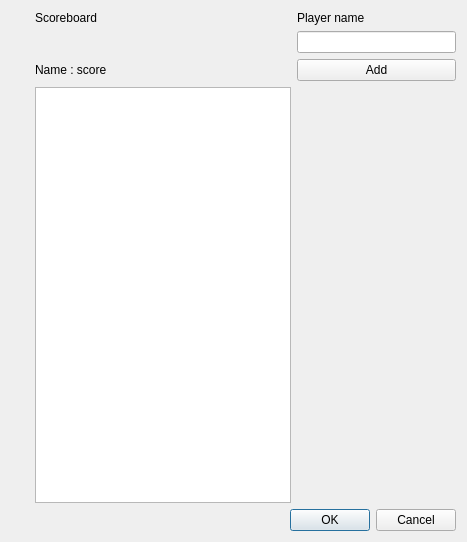
<?xml version="1.0" encoding="UTF-8"?>
<ui version="4.0">
 <class>ScoreboardDialog</class>
 <widget class="QDialog" name="ScoreboardDialog">
  <property name="geometry">
   <rect>
    <x>0</x>
    <y>0</y>
    <width>467</width>
    <height>542</height>
   </rect>
  </property>
  <property name="windowTitle">
   <string>Dialog</string>
  </property>
  <layout class="QGridLayout" name="gridLayout">
   <item row="0" column="5">
    <widget class="QLabel" name="label">
     <property name="text">
      <string>Scoreboard</string>
     </property>
    </widget>
   </item>
   <item row="3" column="5">
    <widget class="QListWidget" name="listWidget"/>
   </item>
   <item row="7" column="1" colspan="6">
    <widget class="QDialogButtonBox" name="buttonBox">
     <property name="orientation">
      <enum>Qt::Horizontal</enum>
     </property>
     <property name="standardButtons">
      <set>QDialogButtonBox::Cancel|QDialogButtonBox::Ok</set>
     </property>
    </widget>
   </item>
   <item row="1" column="6">
    <widget class="QLineEdit" name="lineEdit"/>
   </item>
   <item row="2" column="6">
    <widget class="QPushButton" name="Add">
     <property name="text">
      <string>Add</string>
     </property>
    </widget>
   </item>
   <item row="0" column="6">
    <widget class="QLabel" name="label_2">
     <property name="text">
      <string>Player name</string>
     </property>
    </widget>
   </item>
   <item row="2" column="5">
    <widget class="QLabel" name="label_3">
     <property name="text">
      <string>Name : score</string>
     </property>
    </widget>
   </item>
  </layout>
 </widget>
 <resources/>
 <connections>
  <connection>
   <sender>buttonBox</sender>
   <signal>rejected()</signal>
   <receiver>ScoreboardDialog</receiver>
   <slot>reject()</slot>
   <hints>
    <hint type="sourcelabel">
     <x>316</x>
     <y>260</y>
    </hint>
    <hint type="destinationlabel">
     <x>286</x>
     <y>274</y>
    </hint>
   </hints>
  </connection>
  <connection>
   <sender>buttonBox</sender>
   <signal>accepted()</signal>
   <receiver>ScoreboardDialog</receiver>
   <slot>accept()</slot>
   <hints>
    <hint type="sourcelabel">
     <x>248</x>
     <y>254</y>
    </hint>
    <hint type="destinationlabel">
     <x>157</x>
     <y>274</y>
    </hint>
   </hints>
  </connection>
 </connections>
</ui>
